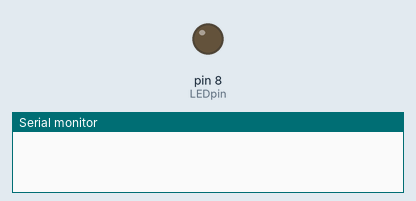
Bench run of a sketch on a simulated Arduino Uno, built with avr-gcc and run on an emulated ATmega328P. Shown: output pins drawn as LEDs (lit = HIGH), the last lines printed to the serial monitor.

Above: at 0.1 s.
At 1.1 s:
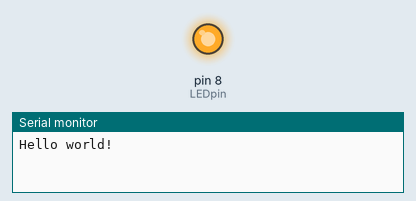
Timing chart, 0 to 2.6 s (numbered marks = the images above):
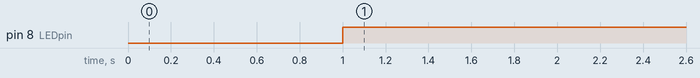

Measured:
- by itself, pin 8 (LEDpin): LOW → HIGH at 1.0 s

The sketch:

Brainduino_test.ino
```cpp
int LEDpin, rx, tx;
char s[1];

void setup() {
  // put your setup code here, to run once:
  Serial.begin(9600);
  LEDpin = 8;
  pinMode(LEDpin, OUTPUT);
}

void loop() {
  // put your main code here, to run repeatedly:
  Serial.readBytesUntil('\n', s, 1);

  if (s[0] == '1') {
    digitalWrite(LEDpin, LOW);
  } else {
    digitalWrite(LEDpin, HIGH);
  }
  Serial.println("Hello world!");
}
```
